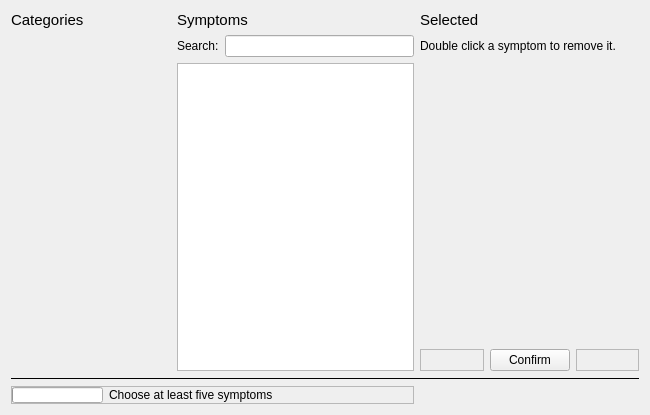
<?xml version="1.0" encoding="UTF-8"?>
<ui version="4.0">
 <class>Form</class>
 <widget class="QWidget" name="Form">
  <property name="geometry">
   <rect>
    <x>0</x>
    <y>0</y>
    <width>650</width>
    <height>415</height>
   </rect>
  </property>
  <property name="minimumSize">
   <size>
    <width>650</width>
    <height>415</height>
   </size>
  </property>
  <property name="windowTitle">
   <string>Symptom selection</string>
  </property>
  <layout class="QGridLayout" name="gridLayout">
   <item row="3" column="1" rowspan="2" colspan="2">
    <widget class="QListWidget" name="lstSymptoms">
     <property name="frameShape">
      <enum>QFrame::Shape::StyledPanel</enum>
     </property>
     <property name="frameShadow">
      <enum>QFrame::Shadow::Plain</enum>
     </property>
     <property name="lineWidth">
      <number>1</number>
     </property>
    </widget>
   </item>
   <item row="0" column="1" colspan="2">
    <widget class="QLabel" name="label_6">
     <property name="sizePolicy">
      <sizepolicy hsizetype="Preferred" vsizetype="Minimum">
       <horstretch>0</horstretch>
       <verstretch>0</verstretch>
      </sizepolicy>
     </property>
     <property name="maximumSize">
      <size>
       <width>16777215</width>
       <height>18</height>
      </size>
     </property>
     <property name="font">
      <font>
       <pointsize>11</pointsize>
      </font>
     </property>
     <property name="text">
      <string>Symptoms</string>
     </property>
    </widget>
   </item>
   <item row="5" column="0" colspan="6">
    <widget class="Line" name="line">
     <property name="frameShadow">
      <enum>QFrame::Shadow::Plain</enum>
     </property>
     <property name="orientation">
      <enum>Qt::Orientation::Horizontal</enum>
     </property>
    </widget>
   </item>
   <item row="2" column="1">
    <widget class="QLabel" name="label">
     <property name="sizePolicy">
      <sizepolicy hsizetype="Fixed" vsizetype="Fixed">
       <horstretch>0</horstretch>
       <verstretch>0</verstretch>
      </sizepolicy>
     </property>
     <property name="text">
      <string>Search:</string>
     </property>
    </widget>
   </item>
   <item row="2" column="0" rowspan="3">
    <widget class="QListWidget" name="lstCategories">
     <property name="sizePolicy">
      <sizepolicy hsizetype="Fixed" vsizetype="Expanding">
       <horstretch>0</horstretch>
       <verstretch>0</verstretch>
      </sizepolicy>
     </property>
     <property name="maximumSize">
      <size>
       <width>160</width>
       <height>16777215</height>
      </size>
     </property>
     <property name="palette">
      <palette>
       <active>
        <colorrole role="Base">
         <brush brushstyle="SolidPattern">
          <color alpha="0">
           <red>255</red>
           <green>255</green>
           <blue>255</blue>
          </color>
         </brush>
        </colorrole>
       </active>
       <inactive>
        <colorrole role="Base">
         <brush brushstyle="SolidPattern">
          <color alpha="0">
           <red>255</red>
           <green>255</green>
           <blue>255</blue>
          </color>
         </brush>
        </colorrole>
       </inactive>
       <disabled/>
      </palette>
     </property>
     <property name="frameShape">
      <enum>QFrame::Shape::NoFrame</enum>
     </property>
     <property name="frameShadow">
      <enum>QFrame::Shadow::Plain</enum>
     </property>
     <property name="lineWidth">
      <number>0</number>
     </property>
     <property name="spacing">
      <number>2</number>
     </property>
    </widget>
   </item>
   <item row="6" column="0" colspan="3">
    <widget class="QFrame" name="frame">
     <property name="sizePolicy">
      <sizepolicy hsizetype="Preferred" vsizetype="Fixed">
       <horstretch>0</horstretch>
       <verstretch>0</verstretch>
      </sizepolicy>
     </property>
     <property name="frameShape">
      <enum>QFrame::Shape::StyledPanel</enum>
     </property>
     <property name="frameShadow">
      <enum>QFrame::Shadow::Raised</enum>
     </property>
     <layout class="QHBoxLayout" name="horizontalLayout">
      <property name="leftMargin">
       <number>0</number>
      </property>
      <property name="topMargin">
       <number>0</number>
      </property>
      <property name="rightMargin">
       <number>0</number>
      </property>
      <property name="bottomMargin">
       <number>0</number>
      </property>
      <item>
       <widget class="QProgressBar" name="pbarSymptoms">
        <property name="sizePolicy">
         <sizepolicy hsizetype="Fixed" vsizetype="Fixed">
          <horstretch>0</horstretch>
          <verstretch>0</verstretch>
         </sizepolicy>
        </property>
        <property name="maximumSize">
         <size>
          <width>16777215</width>
          <height>16</height>
         </size>
        </property>
        <property name="layoutDirection">
         <enum>Qt::LayoutDirection::LeftToRight</enum>
        </property>
        <property name="value">
         <number>0</number>
        </property>
        <property name="textVisible">
         <bool>false</bool>
        </property>
        <property name="invertedAppearance">
         <bool>false</bool>
        </property>
       </widget>
      </item>
      <item>
       <widget class="QLabel" name="lblRequirement">
        <property name="sizePolicy">
         <sizepolicy hsizetype="Fixed" vsizetype="Fixed">
          <horstretch>0</horstretch>
          <verstretch>0</verstretch>
         </sizepolicy>
        </property>
        <property name="text">
         <string>Choose at least five symptoms</string>
        </property>
       </widget>
      </item>
      <item>
       <widget class="QFrame" name="frame_2">
        <property name="sizePolicy">
         <sizepolicy hsizetype="Preferred" vsizetype="Fixed">
          <horstretch>0</horstretch>
          <verstretch>0</verstretch>
         </sizepolicy>
        </property>
        <property name="frameShape">
         <enum>QFrame::Shape::StyledPanel</enum>
        </property>
        <property name="frameShadow">
         <enum>QFrame::Shadow::Raised</enum>
        </property>
       </widget>
      </item>
     </layout>
    </widget>
   </item>
   <item row="2" column="2">
    <widget class="QLineEdit" name="leSearch">
     <property name="sizePolicy">
      <sizepolicy hsizetype="Expanding" vsizetype="Fixed">
       <horstretch>0</horstretch>
       <verstretch>0</verstretch>
      </sizepolicy>
     </property>
     <property name="frame">
      <bool>true</bool>
     </property>
    </widget>
   </item>
   <item row="4" column="4">
    <widget class="QPushButton" name="btnConfirm">
     <property name="sizePolicy">
      <sizepolicy hsizetype="Fixed" vsizetype="Fixed">
       <horstretch>0</horstretch>
       <verstretch>0</verstretch>
      </sizepolicy>
     </property>
     <property name="text">
      <string>Confirm</string>
     </property>
    </widget>
   </item>
   <item row="0" column="0">
    <widget class="QLabel" name="label_5">
     <property name="sizePolicy">
      <sizepolicy hsizetype="Preferred" vsizetype="Minimum">
       <horstretch>0</horstretch>
       <verstretch>0</verstretch>
      </sizepolicy>
     </property>
     <property name="maximumSize">
      <size>
       <width>16777215</width>
       <height>18</height>
      </size>
     </property>
     <property name="font">
      <font>
       <pointsize>11</pointsize>
      </font>
     </property>
     <property name="text">
      <string>Categories</string>
     </property>
    </widget>
   </item>
   <item row="4" column="3">
    <widget class="QFrame" name="frame_3">
     <property name="sizePolicy">
      <sizepolicy hsizetype="Preferred" vsizetype="Preferred">
       <horstretch>0</horstretch>
       <verstretch>0</verstretch>
      </sizepolicy>
     </property>
     <property name="maximumSize">
      <size>
       <width>16777215</width>
       <height>16777215</height>
      </size>
     </property>
     <property name="frameShape">
      <enum>QFrame::Shape::StyledPanel</enum>
     </property>
     <property name="frameShadow">
      <enum>QFrame::Shadow::Raised</enum>
     </property>
    </widget>
   </item>
   <item row="4" column="5">
    <widget class="QFrame" name="frame_4">
     <property name="sizePolicy">
      <sizepolicy hsizetype="Preferred" vsizetype="Preferred">
       <horstretch>0</horstretch>
       <verstretch>0</verstretch>
      </sizepolicy>
     </property>
     <property name="maximumSize">
      <size>
       <width>16777215</width>
       <height>16777215</height>
      </size>
     </property>
     <property name="frameShape">
      <enum>QFrame::Shape::StyledPanel</enum>
     </property>
     <property name="frameShadow">
      <enum>QFrame::Shadow::Raised</enum>
     </property>
    </widget>
   </item>
   <item row="3" column="3" colspan="3">
    <widget class="QListWidget" name="lstSelected">
     <property name="sizePolicy">
      <sizepolicy hsizetype="Expanding" vsizetype="Expanding">
       <horstretch>0</horstretch>
       <verstretch>0</verstretch>
      </sizepolicy>
     </property>
     <property name="maximumSize">
      <size>
       <width>16777215</width>
       <height>16777215</height>
      </size>
     </property>
     <property name="palette">
      <palette>
       <active>
        <colorrole role="Base">
         <brush brushstyle="SolidPattern">
          <color alpha="0">
           <red>255</red>
           <green>255</green>
           <blue>255</blue>
          </color>
         </brush>
        </colorrole>
       </active>
       <inactive>
        <colorrole role="Base">
         <brush brushstyle="SolidPattern">
          <color alpha="0">
           <red>255</red>
           <green>255</green>
           <blue>255</blue>
          </color>
         </brush>
        </colorrole>
       </inactive>
       <disabled/>
      </palette>
     </property>
     <property name="frameShape">
      <enum>QFrame::Shape::NoFrame</enum>
     </property>
     <property name="frameShadow">
      <enum>QFrame::Shadow::Plain</enum>
     </property>
     <property name="lineWidth">
      <number>0</number>
     </property>
    </widget>
   </item>
   <item row="2" column="3" colspan="3">
    <widget class="QLabel" name="label_2">
     <property name="sizePolicy">
      <sizepolicy hsizetype="Preferred" vsizetype="Fixed">
       <horstretch>0</horstretch>
       <verstretch>0</verstretch>
      </sizepolicy>
     </property>
     <property name="text">
      <string>Double click a symptom to remove it.</string>
     </property>
     <property name="wordWrap">
      <bool>false</bool>
     </property>
    </widget>
   </item>
   <item row="0" column="3" colspan="3">
    <widget class="QLabel" name="label_3">
     <property name="sizePolicy">
      <sizepolicy hsizetype="Preferred" vsizetype="Minimum">
       <horstretch>0</horstretch>
       <verstretch>0</verstretch>
      </sizepolicy>
     </property>
     <property name="maximumSize">
      <size>
       <width>16777215</width>
       <height>18</height>
      </size>
     </property>
     <property name="font">
      <font>
       <pointsize>11</pointsize>
      </font>
     </property>
     <property name="text">
      <string>Selected</string>
     </property>
    </widget>
   </item>
  </layout>
 </widget>
 <resources/>
 <connections/>
</ui>
